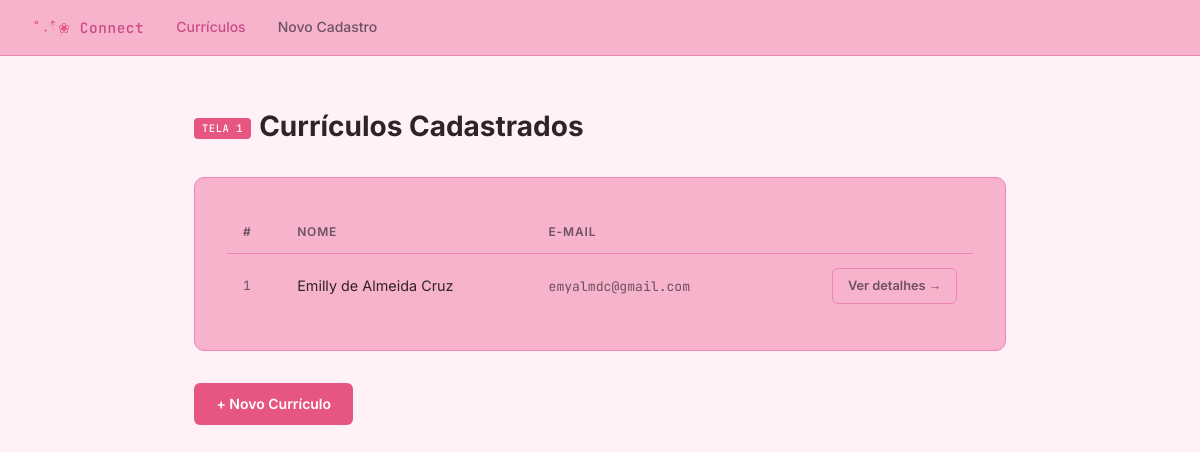
Before: / with the older database file.
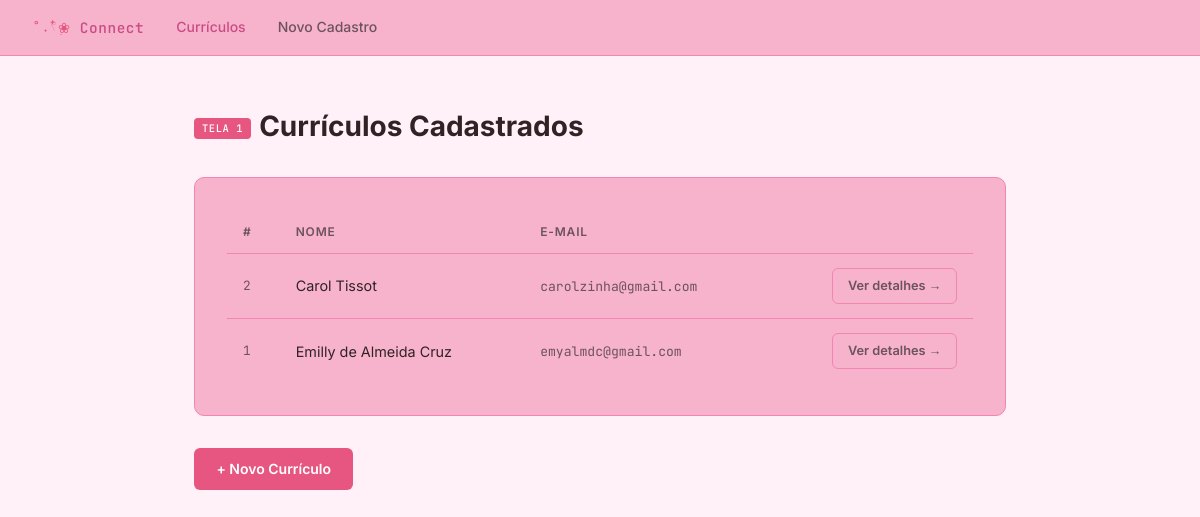
After: the same page with the newer database file.
### tables this page shows
CREATE TABLE curriculos (
                id       INTEGER PRIMARY KEY AUTOINCREMENT,
                nome     TEXT    NOT NULL,
                email    TEXT    NOT NULL,
                telefone TEXT,
                site     TEXT,
                experiencia TEXT NOT NULL
            );

### app.py (the view)
@app.route("/")
def listar():
    db = get_db()
    curriculos = db.execute(
        "SELECT id, nome, email FROM curriculos ORDER BY nome COLLATE NOCASE"
    ).fetchall()
    return render_template("listar.html", curriculos=curriculos)

### app.py (called while the page is built)
def get_db():
    db = getattr(g, "_database", None)
    if db is None:
        db = g._database = sqlite3.connect(DATABASE)
        db.row_factory = sqlite3.Row
    return db

@app.teardown_appcontext
def close_connection(exception):
    db = getattr(g, "_database", None)
    if db is not None:
        db.close()

@app.after_request
def adicionar_cabecalhos_seguranca(response):
    response.headers["X-Content-Type-Options"] = "nosniff"
    response.headers["X-Frame-Options"] = "DENY"
    response.headers["X-XSS-Protection"] = "1; mode=block"
    response.headers["Content-Security-Policy"] = (
        "default-src 'self'; "
        "style-src 'self' 'unsafe-inline' https://fonts.googleapis.com; "
        "font-src https://fonts.gstatic.com; "
        "script-src 'none';"
    )
    response.headers["Cache-Control"] = "no-store, no-cache, must-revalidate, private"
    response.headers["Pragma"] = "no-cache"
    response.headers["Referrer-Policy"] = "no-referrer"
    return response

### templates/listar.html (shortened to what this page needs)
{% extends "base.html" %}
{% block conteudo %}
<h1><span class="badge">TELA 1</span>Currículos Cadastrados</h1>
<div class="card">
  {% if curriculos %}
  <div class="table-wrap">
    <table>
      <thead>
        <tr>
          <th>#</th>
          <th>Nome</th>
          <th>E-mail</th>
          <th></th>
        </tr>
      </thead>
      <tbody>
        {% for c in curriculos %}
        <tr>
          <td style="color:var(--muted);font-family:'JetBrains Mono',monospace;font-size:.8rem;">{{ c.id }}</td>
          <td>{{ c.nome }}</td>
          <td style="font-family:'JetBrains Mono',monospace;font-size:.82rem;color:var(--muted);">{{ c.email }}</td>
          <td style="text-align:right;">
            <a href="{{ url_for('consultar', curriculo_id=c.id) }}" class="btn btn-ghost" style="padding:.4rem .9rem;font-size:.8rem;">
              Ver detalhes →
            </a>
          </td>
        </tr>
        {% endfor %}
      </tbody>
    </table>
  </div>
  {% else %}
  <p class="empty">Nenhum currículo cadastrado ainda.<br>
    <a href="{{ url_for('cadastrar') }}" style="color:var(--accent2);text-decoration:none;font-weight:600;">
      Cadastrar o primeiro →
    </a>
  </p>
  {% endif %}
</div>
{% if curriculos %}
<div class="actions">
  <a href="{{ url_for('cadastrar') }}" class="btn btn-primary">+ Novo Currículo</a>
</div>
{% endif %}
{% endblock %}

### templates/base.html (shortened to what this page needs)
<!DOCTYPE html>
<html lang="pt-BR">
<head>
</head>
<body>
  <nav>
    <a href="{{ url_for('listar') }}" class="nav-brand"><span>˚˖𓍢ִ໋❀</span> Connect</a>
    <a href="{{ url_for('listar') }}" class="{% if request.endpoint == 'listar' %}active{% endif %}">Currículos</a>
    <a href="{{ url_for('cadastrar') }}" class="{% if request.endpoint == 'cadastrar' %}active{% endif %}">Novo Cadastro</a>
  </nav>
  <main>
    {% block conteudo %}{% endblock %}
  </main>
</body>
</html>

### templates/base.html (style rules this page uses)
*, *::before, *::after { box-sizing: border-box; margin: 0; padding: 0; }
:root { --bg: #fff1f7; --surface: #f7b3cb; --border: #f385b5; --accent: #e65681; --accent2: #ca4b86; --text: #312225; --muted: #6d525f; --danger: #f87171; --success: #34d399; --radius: 10px; }
body { background: var(--bg); color: var(--text); font-family: 'Inter', system-ui, sans-serif; min-height: 100vh; line-height: 1.6; }
nav { background: var(--surface); border-bottom: 1px solid var(--border); padding: 0 2rem; display: flex; align-items: center; gap: 2rem; height: 56px; }
.nav-brand { font-family: 'JetBrains Mono', monospace; font-weight: 500; font-size: .9rem; color: var(--accent2); letter-spacing: .04em; text-decoration: none; }
.nav-brand span { color: var(--accent); }
nav a { color: var(--muted); text-decoration: none; font-size: .875rem; font-weight: 500; transition: color .2s; }
nav a.active { color: var(--accent2); }
main { max-width: 860px; margin: 3rem auto; padding: 0 1.5rem; }
h1 { font-size: 1.75rem; font-weight: 700; margin-bottom: 1.75rem; color: var(--text); }
h1 .badge { display: inline-block; font-family: 'JetBrains Mono', monospace; font-size: .65rem; font-weight: 500; background: var(--accent); color: #fff; padding: .15rem .5rem; border-radius: 4px; vertical-align: middle; margin-right: .5rem; letter-spacing: .06em; }
.card { background: var(--surface); border: 1px solid var(--border); border-radius: var(--radius); padding: 2rem; }
.btn { display: inline-flex; align-items: center; gap: .45rem; padding: .6rem 1.4rem; border-radius: 6px; font-size: .875rem; font-weight: 600; cursor: pointer; text-decoration: none; border: none; transition: opacity .2s, transform .1s; }
.btn-primary { background: var(--accent); color: #fff; }
.btn-ghost { background: transparent; border: 1px solid var(--border); color: var(--muted); }
.table-wrap { overflow-x: auto; }
table { width: 100%; border-collapse: collapse; font-size: .9rem; }
thead th { text-align: left; padding: .75rem 1rem; font-size: .75rem; font-weight: 600; color: var(--muted); text-transform: uppercase; letter-spacing: .07em; border-bottom: 1px solid var(--border); }
tbody tr { border-bottom: 1px solid var(--border); transition: background .15s; }
tbody tr:last-child { border-bottom: none; }
tbody td { padding: .9rem 1rem; }
.actions { display: flex; gap: .75rem; margin-top: 2rem; flex-wrap: wrap; }

Changed rows visible on the page:
added curriculos: id "2", nome "Carol Tissot", email "carolzinha@gmail.com"
